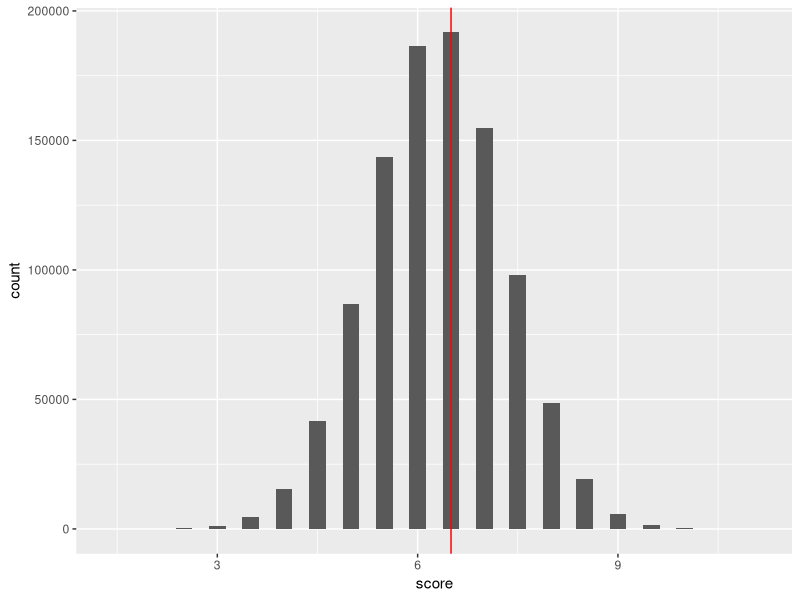

The R script that drew this image: (Note: this script raises an error after producing the figure.)
## ---- chunk 1
knitr::opts_chunk$set(echo = TRUE)
## ---- chunk 2
library(tidyverse)

scores <- crossing(trail = 1:1e6,
         game = 1:12) %>%
  dplyr::mutate(result = sample(c(1,0,.5), 
                                n(),
                                replace = T, 
                                prob = c(.2, .15, .65))) %>%
  group_by(trail) %>%
  dplyr::summarize(score = sum(result))


scores %>%
  ggplot(aes(score)) +
  geom_histogram(binwidth = .25) +
  geom_vline(color = "red", xintercept = 6.5)


scores %>%
  dplyr::summarise(mean(score >= 6.5))


## ---- chunk 3
ngames_sim <- crossing(trail = 1:50000,
                   ngames = round(12 * 2 ^ seq(0, 7, .5))) %>%
  unnest(game = map(ngames, seq_len)) %>%
  dplyr::mutate(result = sample(c(1,0,.5), 
                                n(),
                                replace = T, 
                                prob = c(.2, .15, .65))) %>%
  group_by(ngames, trail) %>%
  dplyr::summarize(score = sum(result))%>%
  dplyr::summarize(win = mean(score > ngames / 2))


ngames_sim %>%
  ggplot(aes(ngames, win)) +
  geom_line() +
  geom_point() +
  scale_x_log10() +
  scale_y_continuous(labels = scales::percent_format()) +
  labs(x = "# of games",
       y = "probability better players win")
  

# 82, 248 and 773.  
exp(approx(ngames_sim$win ,log(ngames_sim$ngames), xout = .75)$y)
exp(approx(ngames_sim$win ,log(ngames_sim$ngames), xout = .90)$y)
exp(approx(ngames_sim$win ,log(ngames_sim$ngames), xout = .99)$y)

## ---- chunk 4
simulate_game <- function(N){
  
  m <- matrix(0L, nrow = N, ncol = N)
  
  rounds <- 0L
  balls <- 0L
  
  while(any(colSums(m) == 0)) {
    rounds <- rounds+ 1L
    # while any cip is still empty
    # Throwing Phase
    while(any(colSums(m) == 0))  {
      balls <- balls + 1L
      ball <- sample.int(N, 1)
      cup <- sample.int(N, 1)
    
      m[ball, cup] <- m[ball, cup] + 1L
    }
    # empty the cups
    m[lower.tri(m)] <- 0L
    m[upper.tri(m)] <- 0L
  }
  list(rounds, balls)
}



games <- crossing(N = seq(3, 25, 3),
                   game = 1:1000) %>%
  dplyr::mutate(result = map(N, simulate_game),
                rounds = map_int(result, 1),
                balls = map_int(result, 2))

games %>%
  group_by(N) %>%
  dplyr::summarize(rounds = mean(rounds),
            balls = mean(balls)) %>%
  ggplot() +
  geom_line(aes(N, balls))


